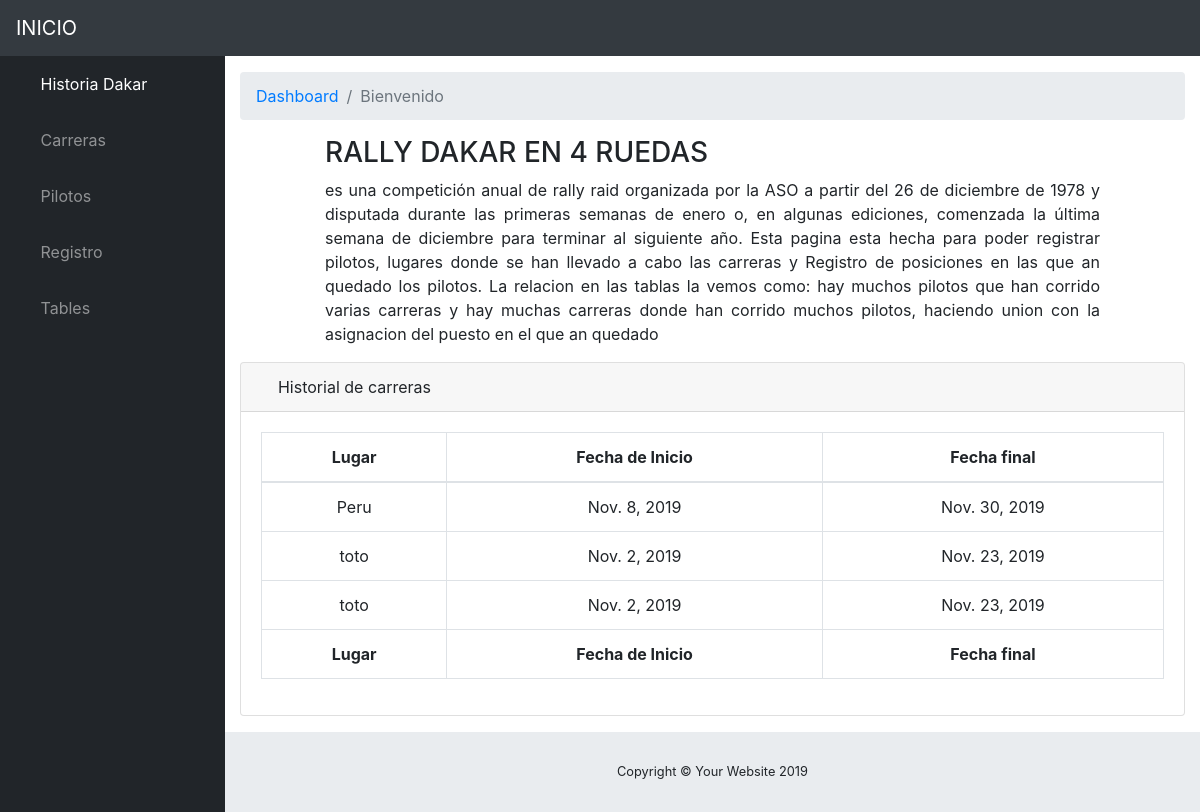
Page /carrera/ on the earlier database version.
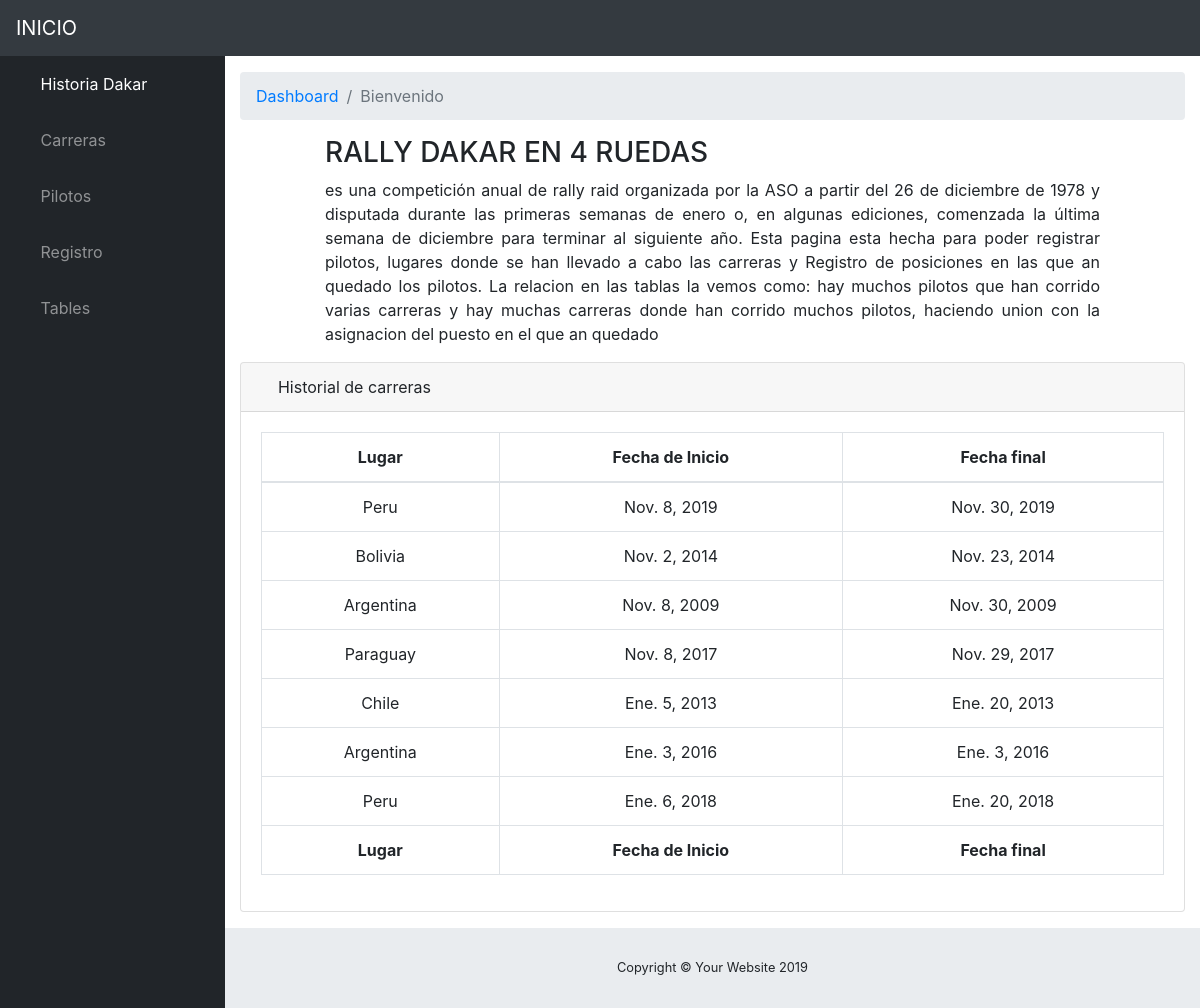
Same page on the later database version.
### auto/models.py (models this page shows, shortened)
class Carrera(models.Model):
    lugar = models.CharField(max_length = 90)
    fechainicio = models.DateField()
    fechafinal = models.DateField()

### auto/views.py (the view)
# urls.py: url(r'^carrera/', views.ListaCarrera, name='ListaCarrera'),
def ListaCarrera(request):
    carrera = Carrera.objects.all
    return render(request,'carrera/listaCarrera.html',{'carrera':carrera})

### auto/templates/carrera/listaCarrera.html
{% extends 'index.html' %}
{% block content %}
<div class="card mb-3">
  <div class="card-header">
    <i class="fas fa-table"></i>
    Historial de carreras</div>
  <div class="card-body">
    <div class="table-responsive" style="text-align: center;">
      <table class="table table-bordered" id="dataTable" width="100%" cellspacing="0">
        <thead>
          <tr>
            <th>Lugar</th>
            <th>Fecha de Inicio</th>
            <th>Fecha final</th>
          </tr>
        </thead>
        <tfoot>
          <tr>
            <th>Lugar</th>
            <th>Fecha de Inicio</th>
            <th>Fecha final</th>
          </tr>
        </tfoot>
        <tbody>
          {% for a in carrera %}
          <tr>
            <td>{{a.lugar}}</td>
            <td>{{a.fechainicio}}</td>
            <td>{{a.fechafinal}}</td>
          </tr>
          {% endfor %}
        </tbody>
      </table>
    </div>
  </div>
</div>
</div>
{% endblock %}

### auto/templates/index.html (shortened to what this page needs)
{% load static %}
<!DOCTYPE html>
<html lang="es">
<head>
  <link href="{% static 'tema/vendor/fontawesome-free/css/all.min.css' %}" rel="stylesheet" type="text/css">
  <link href="{% static 'tema/vendor/datatables/dataTables.bootstrap4.css' %}" rel="stylesheet">
  <link href="{% static 'tema/css/sb-admin.css' %}" rel="stylesheet">
</head>
<body id="page-top">
  <nav class="navbar navbar-expand navbar-dark bg-dark static-top">
    <a class="navbar-brand mr-1" href="index.html">INICIO</a>
    <button class="btn btn-link btn-sm text-white order-1 order-sm-0" id="sidebarToggle" href="#">
      <i class="fas fa-bars"></i>
    </button>
  </nav>
  <div id="wrapper">
    <ul class="sidebar navbar-nav">
      <li class="nav-item active">
        <a class="nav-link" href="index.html">
          <i class="fas fa-fw fa-tachometer-alt"></i>
          <span>Historia Dakar</span>
        </a>
      </li>
      <li class="nav-item dropdown">
        <a class="nav-link dropdown-toggle" href="#" id="pagesDropdown" role="button" data-toggle="dropdown" aria-haspopup="true" aria-expanded="false">
          <i class="fas fa-fw fa-folder"></i>
          <span>Carreras</span>
        </a>
      </li>
      <li class="nav-item dropdown">
        <a class="nav-link dropdown-toggle" href="#" id="pagesDropdown" role="button" data-toggle="dropdown" aria-haspopup="true" aria-expanded="false">
          <i class="fas fa-fw fa-folder"></i>
          <span>Pilotos</span>
        </a>
      </li>
      <li class="nav-item dropdown">
        <a class="nav-link dropdown-toggle" href="#" id="pagesDropdown" role="button" data-toggle="dropdown" aria-haspopup="true" aria-expanded="false">
          <i class="fas fa-fw fa-folder"></i>
          <span>Registro</span>
        </a>
      </li>
      <li class="nav-item">
        <a class="nav-link" href="{% static 'tema/tables.html' %}">
          <i class="fas fa-fw fa-table"></i>
          <span>Tables</span></a>
      </li>
    </ul>
    <div id="content-wrapper">
      <div class="container-fluid">
        <ol class="breadcrumb">
          <li class="breadcrumb-item">
            <a href="#">Dashboard</a>
          </li>
          <li class="breadcrumb-item active">Bienvenido</li>
        </ol>
        <div class="row">
          <div style="margin-left:100px; margin-right: 100px; text-align: justify">
            <h3>RALLY DAKAR EN 4 RUEDAS</h3>
              <p>  es una competición anual de rally raid organizada por la ASO a
                  partir del 26 de diciembre de 1978 y disputada durante las primeras semanas de enero o,
                  en algunas ediciones, comenzada la última semana de diciembre para terminar al siguiente año.
                  Esta pagina esta hecha para poder registrar pilotos, lugares donde
                  se han llevado a cabo las carreras y Registro de posiciones en las que an quedado
                  los pilotos. La relacion en las tablas la vemos como: hay muchos pilotos que
                  han corrido varias carreras y hay muchas carreras donde han corrido muchos
                  pilotos, haciendo union con la asignacion del puesto en el que an quedado</p>
            </div>
          </div>
      {% block content %}
      {% endblock %}
      <footer class="sticky-footer">
        <div class="container my-auto">
          <div class="copyright text-center my-auto">
            <span>Copyright © Your Website 2019</span>
          </div>
        </div>
      </footer>
    </div>
  </div>
</body>
</html>

Differences in the rows shown:
removed Carrera: lugar "toto", fechainicio "Nov. 2, 2019", fechafinal "Nov. 23, 2019"
removed Carrera: lugar "toto", fechainicio "Nov. 2, 2019", fechafinal "Nov. 23, 2019"
added Carrera: lugar "Bolivia", fechainicio "Nov. 2, 2014", fechafinal "Nov. 23, 2014"
added Carrera: lugar "Argentina", fechainicio "Nov. 8, 2009", fechafinal "Nov. 30, 2009"
added Carrera: lugar "Paraguay", fechainicio "Nov. 8, 2017", fechafinal "Nov. 29, 2017"
added Carrera: lugar "Chile", fechainicio "Ene. 5, 2013", fechafinal "Ene. 20, 2013"
added Carrera: lugar "Argentina", fechainicio "Ene. 3, 2016", fechafinal "Ene. 3, 2016"
added Carrera: lugar "Peru", fechainicio "Ene. 6, 2018", fechafinal "Ene. 20, 2018"
